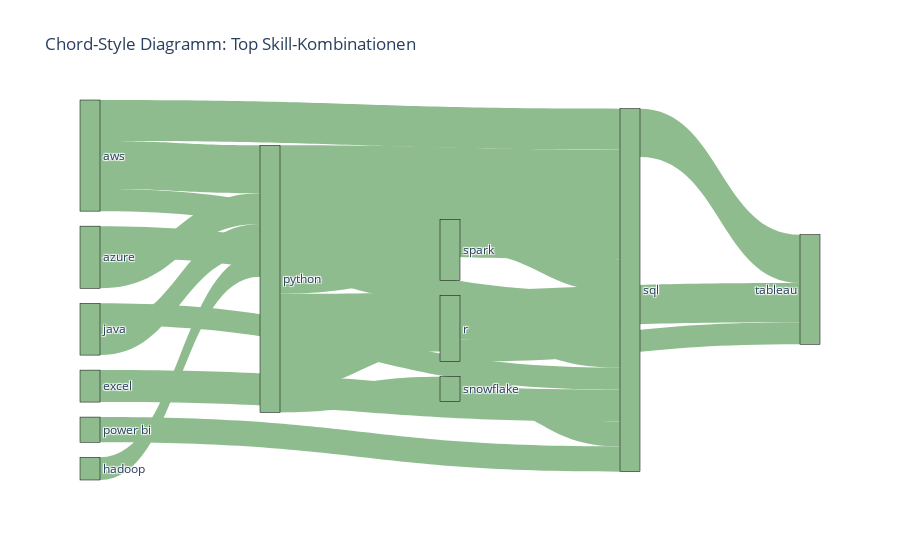

Write notebook code for a chart like this one.
### Markdown cell above
### Bonusideen für Extra-Punkte

- Heatmap der Gehälter auf einer US-Karte
- Skill Co-Occurrence Matrix: Welche Skills tauchen oft gemeinsam auf?
- Jobmarkt-Index: Definiere eine eigene Kennzahl für „Attraktivität“ eines Jobs

### Code cell
import pandas as pd
import matplotlib.pyplot as plt
import seaborn as sns
import ast
from collections import Counter
from itertools import combinations
import plotly.express as px

# Funktion zum robusten Parsen von Skills
def parse_skills(entry):
    try:
        parsed = ast.literal_eval(entry)
        if isinstance(parsed, list):
            return [s.strip() for s in parsed]
        elif isinstance(parsed, str):
            return [s.strip() for s in parsed.split(',')]
        else:
            return []
    except:
        return [s.strip() for s in str(entry).split(',')]

# Skill-Co-Occurrence zählen
co_occurrence = Counter()

for entry in job_data1["job_skills"].dropna():
    skills = list(set(parse_skills(entry)))
    if len(skills) > 1:
        for combo in combinations(sorted(skills), 2):
            co_occurrence[combo] += 1

print(f"Anzahl Skill-Paare gefunden: {len(co_occurrence)}")

# Matrix aufbauen für Top 300 Paare
top_pairs = dict(co_occurrence.most_common(300))
unique_skills = list({s for pair in top_pairs for s in pair})
skill_df = pd.DataFrame(0, index=unique_skills, columns=unique_skills)

for (s1, s2), count in top_pairs.items():
    skill_df.loc[s1, s2] = count
    skill_df.loc[s2, s1] = count  # symmetrisch

# Heatmap anzeigen – nur wenn Matrix nicht leer
if skill_df.empty or (skill_df.sum().sum() == 0):
    print("Keine Skill-Kombinationen vorhanden oder alle Counts = 0.")
else:
    plt.figure(figsize=(12, 10))
    sns.heatmap(skill_df, cmap="Greens", linewidths=.5, square=True)
    plt.title("Skill Co-Occurrence Matrix")
    plt.xticks(rotation=90)
    plt.tight_layout()
    plt.show()


import plotly.graph_objects as go

# Top 20 häufigste Skill-Paare extrahieren
top_n = 20
top_pairs = co_occurrence.most_common(top_n)
skills = list({s for pair, _ in top_pairs for s in pair})

# Skill-Index-Zuordnung
skill_to_idx = {skill: i for i, skill in enumerate(skills)}

# Links für das Chord-Diagramm vorbereiten
sources = [skill_to_idx[s1] for (s1, s2), _ in top_pairs]
targets = [skill_to_idx[s2] for (s1, s2), _ in top_pairs]
values = [count for _, count in top_pairs]

# Plotly Sankey-Diagramm als Chord-Ersatz                       #Jede Verbindung steht für eine häufige Kombination                                
                                                                #Du kannst mit der Maus über Skills und Verbindungen hovern
                                                                #Stärke der Linie = Häufigkeit


fig = go.Figure(data=[go.Sankey(
    node=dict(
        pad=15,
        thickness=20,
        line=dict(color="black", width=0.5),
        label=skills,
        color="darkseagreen"
    ),
    link=dict(
        source=sources,
        target=targets,
        value=values,
        color="darkseagreen"
    )
)])

fig.update_layout(title_text="Chord-Style Diagramm: Top Skill-Kombinationen", font_size=12)
fig.show()

### Figure 1 — Plotly figure (JSON) as saved in the notebook; plotly's stock layout.template omitted (floating-point values rounded to 4 significant figures)
{"data": [{"link": {"color": "darkseagreen", "source": [4, 4, 9, 0, 3, 0, 4, 4, 8, 11, 2, 2, 5, 6, 10, 4, 7, 0, 3, 5], "target": [9, 3, 1, 4, 9, 9, 1, 8, 9, 9, 9, 4, 4, 9, 9, 10, 4, 8, 1, 9], "value": [12416, 6385, 5475, 5437, 5035, 4656, 4471, 4410, 3715, 3625, 3559, 3494, 3388, 2857, 2814, 2598, 2576, 2508, 2486, 2480]}, "node": {"color": "darkseagreen", "label": ["aws", "tableau", "azure", "r", "python", "java", "power bi", "hadoop", "spark", "sql", "snowflake", "excel"], "line": {"color": "black", "width": 0.5}, "pad": 15, "thickness": 20}, "type": "sankey"}], "layout": {"font": {"size": 12}, "title": {"text": "Chord-Style Diagramm: Top Skill-Kombinationen"}}}
